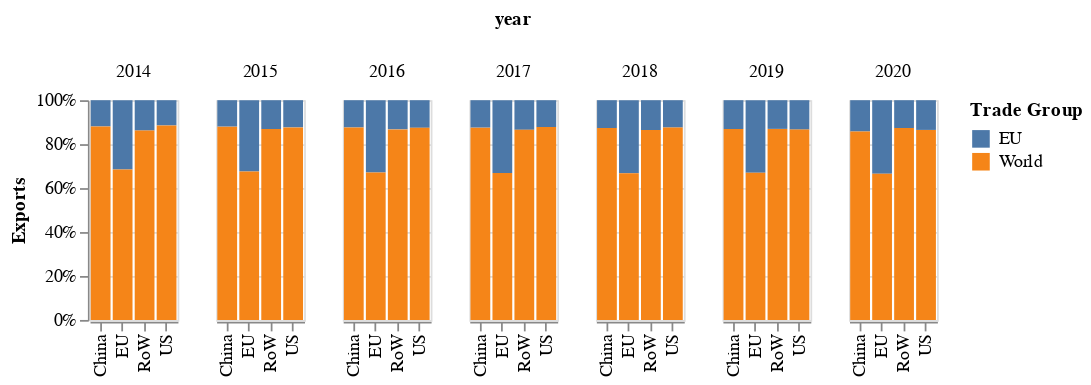

This figure's notebook cell:
### Code cell
#Attempt to show trending EU internal trade vs World
#Would like to find a better way to do this
df=my_data.get_eu_trade_data_pcts()

baseq=alt.Chart(df)

pct1=baseq.mark_bar().encode(
    alt.Column('year'),
    x=alt.X('Top20group:N',axis=alt.Axis(title='')),
    y=alt.Y('EUvsWorld Imports %:Q',axis=alt.Axis(title='Imports',labelExpr='datum.value + "%"')),
    color='Trade Group:N'
  ).properties(height=125,width=50)

pct2=baseq.mark_bar().encode(
    alt.Column('year'),
    x=alt.X('Top20group:N',axis=alt.Axis(title='')),
    y=alt.Y('EUvsWorld Exports %:Q',axis=alt.Axis(title='Exports',labelExpr='datum.value + "%"')),
    color='Trade Group:N'
  ).properties(height=125,width=50)


pct1
pct2

### Figure 1 — Vega-Lite specification as saved in the notebook (floating-point values rounded to 4 significant figures)
{"config": {"view": {"continuousWidth": 400, "continuousHeight": 300}}, "data": {"name": "data-1e518ee599e44f5e8636c7b3991a8125"}, "mark": "bar", "encoding": {"color": {"field": "Trade Group", "type": "nominal"}, "column": {"field": "year", "type": "quantitative"}, "x": {"axis": {"title": ""}, "field": "Top20group", "type": "nominal"}, "y": {"axis": {"labelExpr": "datum.value + \"%\"", "title": "Exports"}, "field": "EUvsWorld Exports %", "type": "quantitative"}}, "height": 125, "width": 50, "$schema": "https://vega.github.io/schema/vega-lite/v4.17.0.json", "datasets": {"data-1e518ee599e44f5e8636c7b3991a8125": [{"Top20group": "China", "year": 2014, "Trade Group": "EU", "Imports": 208900.0, "Exports": 323800.0, "TotalTrade": 532600.0, "NetTrade": 114900.0, "TotalTop20Imports": 1882000.0, "TotalTop20Exports": 2709000.0, "TotalTop20Trade": 4591000.0, "TotalTop20NetTrade": 826800.0, "EUvWorld_Imports_tradepct": 0.111, "EUvWorld_Exports_tradepct": 0.1195, "EUvWorld_TotalTrade_tradepct": 0.116, "EUvsWorld Imports %": 11.1, "EUvsWorld Exports %": 11.95, "EUvsWorld Total Trade %": 11.6}, {"Top20group": "China", "year": 2014, "Trade Group": "World", "Imports": 1673000.0, "Exports": 2385000.0, "TotalTrade": 4059000.0, "NetTrade": 711900.0, "TotalTop20Imports": 1882000.0, "TotalTop20Exports": 2709000.0, "TotalTop20Trade": 4591000.0, "TotalTop20NetTrade": 826800.0, "EUvWorld_Imports_tradepct": 0.889, "EUvWorld_Exports_tradepct": 0.8805, "EUvWorld_TotalTrade_tradepct": 0.884, "EUvsWorld Imports %": 88.9, "EUvsWorld Exports %": 88.05, "EUvsWorld Total Trade %": 88.4}, {"Top20group": "China", "year": 2015, "Trade Group": "EU", "Imports": 179900.0, "Exports": 311300.0, "TotalTrade": 491200.0, "NetTrade": 131400.0, "TotalTop20Imports": 1500000.0, "TotalTop20Exports": 2588000.0, "TotalTop20Trade": 4088000.0, "TotalTop20NetTrade": 1088000.0, "EUvWorld_Imports_tradepct": 0.12, "EUvWorld_Exports_tradepct": 0.1203, "EUvWorld_TotalTrade_tradepct": 0.1202, "EUvsWorld Imports %": 12.0, "EUvsWorld Exports %": 12.03, "EUvsWorld Total Trade %": 12.02}, {"Top20group": "China", "year": 2015, "Trade Group": "World", "Imports": 1320000.0, "Exports": 2277000.0, "TotalTrade": 3597000.0, "NetTrade": 956500.0, "TotalTop20Imports": 1500000.0, "TotalTop20Exports": 2588000.0, "TotalTop20Trade": 4088000.0, "TotalTop20NetTrade": 1088000.0, "EUvWorld_Imports_tradepct": 0.88, "EUvWorld_Exports_tradepct": 0.8797, "EUvWorld_TotalTrade_tradepct": 0.8798, "EUvsWorld Imports %": 88.0, "EUvsWorld Exports %": 87.97, "EUvsWorld Total Trade %": 87.98}, {"Top20group": "China", "year": 2016, "Trade Group": "EU", "Imports": 178500.0, "Exports": 313700.0, "TotalTrade": 492100.0, "NetTrade": 135200.0, "TotalTop20Imports": 1506000.0, "TotalTop20Exports": 2528000.0, "TotalTop20Trade": 4034000.0, "TotalTop20NetTrade": 1022000.0, "EUvWorld_Imports_tradepct": 0.1185, "EUvWorld_Exports_tradepct": 0.1241, "EUvWorld_TotalTrade_tradepct": 0.122, "EUvsWorld Imports %": 11.85, "EUvsWorld Exports %": 12.41, "EUvsWorld Total Trade %": 12.2}, {"Top20group": "China", "year": 2016, "Trade Group": "World", "Imports": 1328000.0, "Exports": 2214000.0, "TotalTrade": 3542000.0, "NetTrade": 886500.0, "TotalTop20Imports": 1506000.0, "TotalTop20Exports": 2528000.0, "TotalTop20Trade": 4034000.0, "TotalTop20NetTrade": 1022000.0, "EUvWorld_Imports_tradepct": 0.8815, "EUvWorld_Exports_tradepct": 0.8759, "EUvWorld_TotalTrade_tradepct": 0.878, "EUvsWorld Imports %": 88.15, "EUvsWorld Exports %": 87.59, "EUvsWorld Total Trade %": 87.8}, {"Top20group": "China", "year": 2017, "Trade Group": "EU", "Imports": 207500.0, "Exports": 347700.0, "TotalTrade": 555200.0, "NetTrade": 140200.0, "TotalTop20Imports": 1764000.0, "TotalTop20Exports": 2783000.0, "TotalTop20Trade": 4547000.0, "TotalTop20NetTrade": 1020000.0, "EUvWorld_Imports_tradepct": 0.1176, "EUvWorld_Exports_tradepct": 0.1249, "EUvWorld_TotalTrade_tradepct": 0.1221, "EUvsWorld Imports %": 11.76, "EUvsWorld Exports %": 12.49, "EUvsWorld Total Trade %": 12.21}, {"Top20group": "China", "year": 2017, "Trade Group": "World", "Imports": 1556000.0, "Exports": 2436000.0, "TotalTrade": 3992000.0, "NetTrade": 879300.0, "TotalTop20Imports": 1764000.0, "TotalTop20Exports": 2783000.0, "TotalTop20Trade": 4547000.0, "TotalTop20NetTrade": 1020000.0, "EUvWorld_Imports_tradepct": 0.8824, "EUvWorld_Exports_tradepct": 0.8751, "EUvWorld_TotalTrade_tradepct": 0.8779, "EUvsWorld Imports %": 88.24, "EUvsWorld Exports %": 87.51, "EUvsWorld Total Trade %": 87.79}, {"Top20group": "China", "year": 2018, "Trade Group": "EU", "Imports": 228200.0, "Exports": 384000.0, "TotalTrade": 612200.0, "NetTrade": 155800.0, "TotalTop20Imports": 2056000.0, "TotalTop20Exports": 3023000.0, "TotalTop20Trade": 5078000.0, "TotalTop20NetTrade": 967100.0, "EUvWorld_Imports_tradepct": 0.111, "EUvWorld_Exports_tradepct": 0.127, "EUvWorld_TotalTrade_tradepct": 0.1205, "EUvsWorld Imports %": 11.1, "EUvsWorld Exports %": 12.7, "EUvsWorld Total Trade %": 12.05}, {"Top20group": "China", "year": 2018, "Trade Group": "World", "Imports": 1827000.0, "Exports": 2639000.0, "TotalTrade": 4466000.0, "NetTrade": 811300.0, "TotalTop20Imports": 2056000.0, "TotalTop20Exports": 3023000.0, "TotalTop20Trade": 5078000.0, "TotalTop20NetTrade": 967100.0, "EUvWorld_Imports_tradepct": 0.889, "EUvWorld_Exports_tradepct": 0.873, "EUvWorld_TotalTrade_tradepct": 0.8795, "EUvsWorld Imports %": 88.9, "EUvsWorld Exports %": 87.3, "EUvsWorld Total Trade %": 87.95}, {"Top20group": "China", "year": 2019, "Trade Group": "EU", "Imports": 227600.0, "Exports": 385700.0, "TotalTrade": 613200.0, "NetTrade": 158100.0, "TotalTop20Imports": 2014000.0, "TotalTop20Exports": 2945000.0, "TotalTop20Trade": 4959000.0, "TotalTop20NetTrade": 930300.0, "EUvWorld_Imports_tradepct": 0.113, "EUvWorld_Exports_tradepct": 0.131, "EUvWorld_TotalTrade_tradepct": 0.1237, "EUvsWorld Imports %": 11.3, "EUvsWorld Exports %": 13.1, "EUvsWorld Total Trade %": 12.37}, {"Top20group": "China", "year": 2019, "Trade Group": "World", "Imports": 1787000.0, "Exports": 2559000.0, "TotalTrade": 4346000.0, "NetTrade": 772200.0, "TotalTop20Imports": 2014000.0, "TotalTop20Exports": 2945000.0, "TotalTop20Trade": 4959000.0, "TotalTop20NetTrade": 930300.0, "EUvWorld_Imports_tradepct": 0.887, "EUvWorld_Exports_tradepct": 0.869, "EUvWorld_TotalTrade_tradepct": 0.8763, "EUvsWorld Imports %": 88.7, "EUvsWorld Exports %": 86.9, "EUvsWorld Total Trade %": 87.63}, {"Top20group": "China", "year": 2020, "Trade Group": "EU", "Imports": 232500.0, "Exports": 418200.0, "TotalTrade": 650700.0, "NetTrade": 185600.0, "TotalTop20Imports": 1988000.0, "TotalTop20Exports": 2935000.0, "TotalTop20Trade": 4922000.0, "TotalTop20NetTrade": 946900.0, "EUvWorld_Imports_tradepct": 0.117, "EUvWorld_Exports_tradepct": 0.1425, "EUvWorld_TotalTrade_tradepct": 0.1322, "EUvsWorld Imports %": 11.7, "EUvsWorld Exports %": 14.25, "EUvsWorld Total Trade %": 13.22}, {"Top20group": "China", "year": 2020, "Trade Group": "World", "Imports": 1755000.0, "Exports": 2516000.0, "TotalTrade": 4271000.0, "NetTrade": 761300.0, "TotalTop20Imports": 1988000.0, "TotalTop20Exports": 2935000.0, "TotalTop20Trade": 4922000.0, "TotalTop20NetTrade": 946900.0, "EUvWorld_Imports_tradepct": 0.883, "EUvWorld_Exports_tradepct": 0.8575, "EUvWorld_TotalTrade_tradepct": 0.8678, "EUvsWorld Imports %": 88.3, "EUvsWorld Exports %": 85.75, "EUvsWorld Total Trade %": 86.78}, {"Top20group": "EU", "year": 2014, "Trade Group": "EU", "Imports": 1713000.0, "Exports": 1778000.0, "TotalTrade": 3490000.0, "NetTrade": 65290.0, "TotalTop20Imports": 5270000.0, "TotalTop20Exports": 5639000.0, "TotalTop20Trade": 10910000.0, "TotalTop20NetTrade": 369800.0, "EUvWorld_Imports_tradepct": 0.325, "EUvWorld_Exports_tradepct": 0.3153, "EUvWorld_TotalTrade_tradepct": 0.32, "EUvsWorld Imports %": 32.5, "EUvsWorld Exports %": 31.53, "EUvsWorld Total Trade %": 32.0}, {"Top20group": "EU", "year": 2014, "Trade Group": "World", "Imports": 3557000.0, "Exports": 3861000.0, "TotalTrade": 7419000.0, "NetTrade": 304500.0, "TotalTop20Imports": 5270000.0, "TotalTop20Exports": 5639000.0, "TotalTop20Trade": 10910000.0, "TotalTop20NetTrade": 369800.0, "EUvWorld_Imports_tradepct": 0.675, "EUvWorld_Exports_tradepct": 0.6847, "EUvWorld_TotalTrade_tradepct": 0.68, "EUvsWorld Imports %": 67.5, "EUvsWorld Exports %": 68.47, "EUvsWorld Total Trade %": 68.0}, {"Top20group": "EU", "year": 2015, "Trade Group": "EU", "Imports": 1500000.0, "Exports": 1529000.0, "TotalTrade": 3028000.0, "NetTrade": 29180.0, "TotalTop20Imports": 4457000.0, "TotalTop20Exports": 4713000.0, "TotalTop20Trade": 9169000.0, "TotalTop20NetTrade": 255700.0, "EUvWorld_Imports_tradepct": 0.3365, "EUvWorld_Exports_tradepct": 0.3244, "EUvWorld_TotalTrade_tradepct": 0.3303, "EUvsWorld Imports %": 33.65, "EUvsWorld Exports %": 32.44, "EUvsWorld Total Trade %": 33.03}, {"Top20group": "EU", "year": 2015, "Trade Group": "World", "Imports": 2957000.0, "Exports": 3184000.0, "TotalTrade": 6141000.0, "NetTrade": 226600.0, "TotalTop20Imports": 4457000.0, "TotalTop20Exports": 4713000.0, "TotalTop20Trade": 9169000.0, "TotalTop20NetTrade": 255700.0, "EUvWorld_Imports_tradepct": 0.6635, "EUvWorld_Exports_tradepct": 0.6756, "EUvWorld_TotalTrade_tradepct": 0.6697, "EUvsWorld Imports %": 66.35, "EUvsWorld Exports %": 67.56, "EUvsWorld Total Trade %": 66.97}, {"Top20group": "EU", "year": 2016, "Trade Group": "EU", "Imports": 1520000.0, "Exports": 1559000.0, "TotalTrade": 3078000.0, "NetTrade": 39150.0, "TotalTop20Imports": 4464000.0, "TotalTop20Exports": 4741000.0, "TotalTop20Trade": 9206000.0, "TotalTop20NetTrade": 276800.0, "EUvWorld_Imports_tradepct": 0.3404, "EUvWorld_Exports_tradepct": 0.3287, "EUvWorld_TotalTrade_tradepct": 0.3344, "EUvsWorld Imports %": 34.04, "EUvsWorld Exports %": 32.87, "EUvsWorld Total Trade %": 33.44}, {"Top20group": "EU", "year": 2016, "Trade Group": "World", "Imports": 2945000.0, "Exports": 3183000.0, "TotalTrade": 6128000.0, "NetTrade": 237700.0, "TotalTop20Imports": 4464000.0, "TotalTop20Exports": 4741000.0, "TotalTop20Trade": 9206000.0, "TotalTop20NetTrade": 276800.0, "EUvWorld_Imports_tradepct": 0.6596, "EUvWorld_Exports_tradepct": 0.6713, "EUvWorld_TotalTrade_tradepct": 0.6656, "EUvsWorld Imports %": 65.96, "EUvsWorld Exports %": 67.13, "EUvsWorld Total Trade %": 66.56}, {"Top20group": "EU", "year": 2017, "Trade Group": "EU", "Imports": 1674000.0, "Exports": 1727000.0, "TotalTrade": 3401000.0, "NetTrade": 53120.0, "TotalTop20Imports": 4949000.0, "TotalTop20Exports": 5217000.0, "TotalTop20Trade": 10170000.0, "TotalTop20NetTrade": 268600.0, "EUvWorld_Imports_tradepct": 0.3383, "EUvWorld_Exports_tradepct": 0.331, "EUvWorld_TotalTrade_tradepct": 0.3346, "EUvsWorld Imports %": 33.83, "EUvsWorld Exports %": 33.1, "EUvsWorld Total Trade %": 33.46}, {"Top20group": "EU", "year": 2017, "Trade Group": "World", "Imports": 3275000.0, "Exports": 3490000.0, "TotalTrade": 6765000.0, "NetTrade": 215500.0, "TotalTop20Imports": 4949000.0, "TotalTop20Exports": 5217000.0, "TotalTop20Trade": 10170000.0, "TotalTop20NetTrade": 268600.0, "EUvWorld_Imports_tradepct": 0.6617, "EUvWorld_Exports_tradepct": 0.669, "EUvWorld_TotalTrade_tradepct": 0.6654, "EUvsWorld Imports %": 66.17, "EUvsWorld Exports %": 66.9, "EUvsWorld Total Trade %": 66.54}, {"Top20group": "EU", "year": 2018, "Trade Group": "EU", "Imports": 1834000.0, "Exports": 1893000.0, "TotalTrade": 3727000.0, "NetTrade": 59560.0, "TotalTop20Imports": 5462000.0, "TotalTop20Exports": 5690000.0, "TotalTop20Trade": 11150000.0, "TotalTop20NetTrade": 227000.0, "EUvWorld_Imports_tradepct": 0.3357, "EUvWorld_Exports_tradepct": 0.3328, "EUvWorld_TotalTrade_tradepct": 0.3342, "EUvsWorld Imports %": 33.57, "EUvsWorld Exports %": 33.28, "EUvsWorld Total Trade %": 33.42}, {"Top20group": "EU", "year": 2018, "Trade Group": "World", "Imports": 3629000.0, "Exports": 3796000.0, "TotalTrade": 7425000.0, "NetTrade": 167500.0, "TotalTop20Imports": 5462000.0, "TotalTop20Exports": 5690000.0, "TotalTop20Trade": 11150000.0, "TotalTop20NetTrade": 227000.0, "EUvWorld_Imports_tradepct": 0.6643, "EUvWorld_Exports_tradepct": 0.6672, "EUvWorld_TotalTrade_tradepct": 0.6658, "EUvsWorld Imports %": 66.43, "EUvsWorld Exports %": 66.72, "EUvsWorld Total Trade %": 66.58}, {"Top20group": "EU", "year": 2019, "Trade Group": "EU", "Imports": 1760000.0, "Exports": 1812000.0, "TotalTrade": 3572000.0, "NetTrade": 52640.0, "TotalTop20Imports": 5261000.0, "TotalTop20Exports": 5493000.0, "TotalTop20Trade": 10750000.0, "TotalTop20NetTrade": 232700.0, "EUvWorld_Imports_tradepct": 0.3345, "EUvWorld_Exports_tradepct": 0.3299, "EUvWorld_TotalTrade_tradepct": 0.3322, "EUvsWorld Imports %": 33.45, "EUvsWorld Exports %": 32.99, "EUvsWorld Total Trade %": 33.22}, {"Top20group": "EU", "year": 2019, "Trade Group": "World", "Imports": 3501000.0, "Exports": 3681000.0, "TotalTrade": 7182000.0, "NetTrade": 180000.0, "TotalTop20Imports": 5261000.0, "TotalTop20Exports": 5493000.0, "TotalTop20Trade": 10750000.0, "TotalTop20NetTrade": 232700.0, "EUvWorld_Imports_tradepct": 0.6655, "EUvWorld_Exports_tradepct": 0.6701, "EUvWorld_TotalTrade_tradepct": 0.6678, "EUvsWorld Imports %": 66.55, "EUvsWorld Exports %": 67.01, "EUvsWorld Total Trade %": 66.78}, {"Top20group": "EU", "year": 2020, "Trade Group": "EU", "Imports": 1646000.0, "Exports": 1699000.0, "TotalTrade": 3345000.0, "NetTrade": 53490.0, "TotalTop20Imports": 4880000.0, "TotalTop20Exports": 5072000.0, "TotalTop20Trade": 9952000.0, "TotalTop20NetTrade": 192200.0, "EUvWorld_Imports_tradepct": 0.3372, "EUvWorld_Exports_tradepct": 0.335, "EUvWorld_TotalTrade_tradepct": 0.3361, "EUvsWorld Imports %": 33.72, "EUvsWorld Exports %": 33.5, "EUvsWorld Total Trade %": 33.61}, {"Top20group": "EU", "year": 2020, "Trade Group": "World", "Imports": 3234000.0, "Exports": 3373000.0, "TotalTrade": 6607000.0, "NetTrade": 138700.0, "TotalTop20Imports": 4880000.0, "TotalTop20Exports": 5072000.0, "TotalTop20Trade": 9952000.0, "TotalTop20NetTrade": 192200.0, "EUvWorld_Imports_tradepct": 0.6628, "EUvWorld_Exports_tradepct": 0.665, "EUvWorld_TotalTrade_tradepct": 0.6639, "EUvsWorld Imports %": 66.28, "EUvsWorld Exports %": 66.5, "EUvsWorld Total Trade %": 66.39}, {"Top20group": "RoW", "year": 2014, "Trade Group": "EU", "Imports": 945100.0, "Exports": 803500.0, "TotalTrade": 1749000.0, "NetTrade": -141600.0, "TotalTop20Imports": 5831000.0, "TotalTop20Exports": 5819000.0, "TotalTop20Trade": 11650000.0, "TotalTop20NetTrade": -12370.0, "EUvWorld_Imports_tradepct": 0.1621, "EUvWorld_Exports_tradepct": 0.1381, "EUvWorld_TotalTrade_tradepct": 0.1501, "EUvsWorld Imports %": 16.21, "EUvsWorld Exports %": 13.81, "EUvsWorld Total Trade %": 15.01}, {"Top20group": "RoW", "year": 2014, "Trade Group": "World", "Imports": 4886000.0, "Exports": 5016000.0, "TotalTrade": 9902000.0, "NetTrade": 129200.0, "TotalTop20Imports": 5831000.0, "TotalTop20Exports": 5819000.0, "TotalTop20Trade": 11650000.0, "TotalTop20NetTrade": -12370.0, "EUvWorld_Imports_tradepct": 0.8379, "EUvWorld_Exports_tradepct": 0.8619, "EUvWorld_TotalTrade_tradepct": 0.8499, "EUvsWorld Imports %": 83.79, "EUvsWorld Exports %": 86.19, "EUvsWorld Total Trade %": 84.99}, {"Top20group": "RoW", "year": 2015, "Trade Group": "EU", "Imports": 823600.0, "Exports": 631900.0, "TotalTrade": 1455000.0, "NetTrade": -191700.0, "TotalTop20Imports": 4939000.0, "TotalTop20Exports": 4805000.0, "TotalTop20Trade": 9743000.0, "TotalTop20NetTrade": -133600.0, "EUvWorld_Imports_tradepct": 0.1668, "EUvWorld_Exports_tradepct": 0.1315, "EUvWorld_TotalTrade_tradepct": 0.1494, "EUvsWorld Imports %": 16.68, "EUvsWorld Exports %": 13.15, "EUvsWorld Total Trade %": 14.94}, {"Top20group": "RoW", "year": 2015, "Trade Group": "World", "Imports": 4115000.0, "Exports": 4173000.0, "TotalTrade": 8288000.0, "NetTrade": 58100.0, "TotalTop20Imports": 4939000.0, "TotalTop20Exports": 4805000.0, "TotalTop20Trade": 9743000.0, "TotalTop20NetTrade": -133600.0, "EUvWorld_Imports_tradepct": 0.8332, "EUvWorld_Exports_tradepct": 0.8685, "EUvWorld_TotalTrade_tradepct": 0.8506, "EUvsWorld Imports %": 83.32, "EUvsWorld Exports %": 86.85, "EUvsWorld Total Trade %": 85.06}, {"Top20group": "RoW", "year": 2016, "Trade Group": "EU", "Imports": 796600.0, "Exports": 619500.0, "TotalTrade": 1416000.0, "NetTrade": -177100.0, "TotalTop20Imports": 4727000.0, "TotalTop20Exports": 4665000.0, "TotalTop20Trade": 9392000.0, "TotalTop20NetTrade": -61320.0, "EUvWorld_Imports_tradepct": 0.1685, "EUvWorld_Exports_tradepct": 0.1328, "EUvWorld_TotalTrade_tradepct": 0.1508, "EUvsWorld Imports %": 16.85, "EUvsWorld Exports %": 13.28, "EUvsWorld Total Trade %": 15.08}, {"Top20group": "RoW", "year": 2016, "Trade Group": "World", "Imports": 3930000.0, "Exports": 4046000.0, "TotalTrade": 7976000.0, "NetTrade": 115800.0, "TotalTop20Imports": 4727000.0, "TotalTop20Exports": 4665000.0, "TotalTop20Trade": 9392000.0, "TotalTop20NetTrade": -61320.0, "EUvWorld_Imports_tradepct": 0.8315, "EUvWorld_Exports_tradepct": 0.8672, "EUvWorld_TotalTrade_tradepct": 0.8492, "EUvsWorld Imports %": 83.15, "EUvsWorld Exports %": 86.72, "EUvsWorld Total Trade %": 84.92}, {"Top20group": "RoW", "year": 2017, "Trade Group": "EU", "Imports": 858000.0, "Exports": 708000.0, "TotalTrade": 1566000.0, "NetTrade": -149900.0, "TotalTop20Imports": 5158000.0, "TotalTop20Exports": 5257000.0, "TotalTop20Trade": 10420000.0, "TotalTop20NetTrade": 98820.0, "EUvWorld_Imports_tradepct": 0.1663, "EUvWorld_Exports_tradepct": 0.1347, "EUvWorld_TotalTrade_tradepct": 0.1504, "EUvsWorld Imports %": 16.63, "EUvsWorld Exports %": 13.47, "EUvsWorld Total Trade %": 15.04}, {"Top20group": "RoW", "year": 2017, "Trade Group": "World", "Imports": 4300000.0, "Exports": 4549000.0, "TotalTrade": 8849000.0, "NetTrade": 248800.0, "TotalTop20Imports": 5158000.0, "TotalTop20Exports": 5257000.0, "TotalTop20Trade": 10420000.0, "TotalTop20NetTrade": 98820.0, "EUvWorld_Imports_tradepct": 0.8337, "EUvWorld_Exports_tradepct": 0.8653, "EUvWorld_TotalTrade_tradepct": 0.8496, "EUvsWorld Imports %": 83.37, "EUvsWorld Exports %": 86.53, "EUvsWorld Total Trade %": 84.96}, {"Top20group": "RoW", "year": 2018, "Trade Group": "EU", "Imports": 916700.0, "Exports": 790400.0, "TotalTrade": 1707000.0, "NetTrade": -126300.0, "TotalTop20Imports": 5620000.0, "TotalTop20Exports": 5826000.0, "TotalTop20Trade": 11450000.0, "TotalTop20NetTrade": 206600.0, "EUvWorld_Imports_tradepct": 0.1631, "EUvWorld_Exports_tradepct": 0.1357, "EUvWorld_TotalTrade_tradepct": 0.1492, "EUvsWorld Imports %": 16.31, "EUvsWorld Exports %": 13.57, "EUvsWorld Total Trade %": 14.92}, {"Top20group": "RoW", "year": 2018, "Trade Group": "World", "Imports": 4703000.0, "Exports": 5036000.0, "TotalTrade": 9738000.0, "NetTrade": 332900.0, "TotalTop20Imports": 5620000.0, "TotalTop20Exports": 5826000.0, "TotalTop20Trade": 11450000.0, "TotalTop20NetTrade": 206600.0, "EUvWorld_Imports_tradepct": 0.8369, "EUvWorld_Exports_tradepct": 0.8643, "EUvWorld_TotalTrade_tradepct": 0.8508, "EUvsWorld Imports %": 83.69, "EUvsWorld Exports %": 86.43, "EUvsWorld Total Trade %": 85.08}, {"Top20group": "RoW", "year": 2019, "Trade Group": "EU", "Imports": 891500.0, "Exports": 726500.0, "TotalTrade": 1618000.0, "NetTrade": -165000.0, "TotalTop20Imports": 5476000.0, "TotalTop20Exports": 5569000.0, "TotalTop20Trade": 11050000.0, "TotalTop20NetTrade": 93090.0, "EUvWorld_Imports_tradepct": 0.1628, "EUvWorld_Exports_tradepct": 0.1305, "EUvWorld_TotalTrade_tradepct": 0.1465, "EUvsWorld Imports %": 16.28, "EUvsWorld Exports %": 13.05, "EUvsWorld Total Trade %": 14.65}, {"Top20group": "RoW", "year": 2019, "Trade Group": "World", "Imports": 4584000.0, "Exports": 4843000.0, "TotalTrade": 9427000.0, "NetTrade": 258100.0, "TotalTop20Imports": 5476000.0, "TotalTop20Exports": 5569000.0, "TotalTop20Trade": 11050000.0, "TotalTop20NetTrade": 93090.0, "EUvWorld_Imports_tradepct": 0.8372, "EUvWorld_Exports_tradepct": 0.8695, "EUvWorld_TotalTrade_tradepct": 0.8535, "EUvsWorld Imports %": 83.72, "EUvsWorld Exports %": 86.95, "EUvsWorld Total Trade %": 85.35}, {"Top20group": "RoW", "year": 2020, "Trade Group": "EU", "Imports": 794600.0, "Exports": 618400.0, "TotalTrade": 1413000.0, "NetTrade": -176200.0, "TotalTop20Imports": 4874000.0, "TotalTop20Exports": 4892000.0, "TotalTop20Trade": 9766000.0, "TotalTop20NetTrade": 18010.0, "EUvWorld_Imports_tradepct": 0.163, "EUvWorld_Exports_tradepct": 0.1264, "EUvWorld_TotalTrade_tradepct": 0.1447, "EUvsWorld Imports %": 16.3, "EUvsWorld Exports %": 12.64, "EUvsWorld Total Trade %": 14.47}, {"Top20group": "RoW", "year": 2020, "Trade Group": "World", "Imports": 4080000.0, "Exports": 4274000.0, "TotalTrade": 8353000.0, "NetTrade": 194200.0, "TotalTop20Imports": 4874000.0, "TotalTop20Exports": 4892000.0, "TotalTop20Trade": 9766000.0, "TotalTop20NetTrade": 18010.0, "EUvWorld_Imports_tradepct": 0.837, "EUvWorld_Exports_tradepct": 0.8736, "EUvWorld_TotalTrade_tradepct": 0.8553, "EUvsWorld Imports %": 83.7, "EUvsWorld Exports %": 87.36, "EUvsWorld Total Trade %": 85.53}, {"Top20group": "US", "year": 2014, "Trade Group": "EU", "Imports": 321600.0, "Exports": 207300.0, "TotalTrade": 528900.0, "NetTrade": -114200.0, "TotalTop20Imports": 2718000.0, "TotalTop20Exports": 1805000.0, "TotalTop20Trade": 4523000.0, "TotalTop20NetTrade": -913600.0, "EUvWorld_Imports_tradepct": 0.1183, "EUvWorld_Exports_tradepct": 0.1149, "EUvWorld_TotalTrade_tradepct": 0.1169, "EUvsWorld Imports %": 11.83, "EUvsWorld Exports %": 11.49, "EUvsWorld Total Trade %": 11.69}, {"Top20group": "US", "year": 2014, "Trade Group": "World", "Imports": 2397000.0, "Exports": 1597000.0, "TotalTrade": 3994000.0, "NetTrade": -799400.0, "TotalTop20Imports": 2718000.0, "TotalTop20Exports": 1805000.0, "TotalTop20Trade": 4523000.0, "TotalTop20NetTrade": -913600.0, "EUvWorld_Imports_tradepct": 0.8817, "EUvWorld_Exports_tradepct": 0.8851, "EUvWorld_TotalTrade_tradepct": 0.8831, "EUvsWorld Imports %": 88.17, "EUvsWorld Exports %": 88.51, "EUvsWorld Total Trade %": 88.31}, {"Top20group": "US", "year": 2015, "Trade Group": "EU", "Imports": 320500.0, "Exports": 202700.0, "TotalTrade": 523200.0, "NetTrade": -117800.0, "TotalTop20Imports": 2564000.0, "TotalTop20Exports": 1636000.0, "TotalTop20Trade": 4200000.0, "TotalTop20NetTrade": -928000.0, "EUvWorld_Imports_tradepct": 0.125, "EUvWorld_Exports_tradepct": 0.1239, "EUvWorld_TotalTrade_tradepct": 0.1246, "EUvsWorld Imports %": 12.5, "EUvsWorld Exports %": 12.39, "EUvsWorld Total Trade %": 12.46}, {"Top20group": "US", "year": 2015, "Trade Group": "World", "Imports": 2243000.0, "Exports": 1433000.0, "TotalTrade": 3677000.0, "NetTrade": -810200.0, "TotalTop20Imports": 2564000.0, "TotalTop20Exports": 1636000.0, "TotalTop20Trade": 4200000.0, "TotalTop20NetTrade": -928000.0, "EUvWorld_Imports_tradepct": 0.875, "EUvWorld_Exports_tradepct": 0.8761, "EUvWorld_TotalTrade_tradepct": 0.8754, "EUvsWorld Imports %": 87.5, "EUvsWorld Exports %": 87.61, "EUvsWorld Total Trade %": 87.54}, {"Top20group": "US", "year": 2016, "Trade Group": "EU", "Imports": 306700.0, "Exports": 197400.0, "TotalTrade": 504100.0, "NetTrade": -109300.0, "TotalTop20Imports": 2508000.0, "TotalTop20Exports": 1571000.0, "TotalTop20Trade": 4079000.0, "TotalTop20NetTrade": -936900.0, "EUvWorld_Imports_tradepct": 0.1223, "EUvWorld_Exports_tradepct": 0.1256, "EUvWorld_TotalTrade_tradepct": 0.1236, "EUvsWorld Imports %": 12.23, "EUvsWorld Exports %": 12.56, "EUvsWorld Total Trade %": 12.36}, {"Top20group": "US", "year": 2016, "Trade Group": "World", "Imports": 2201000.0, "Exports": 1374000.0, "TotalTrade": 3575000.0, "NetTrade": -827600.0, "TotalTop20Imports": 2508000.0, "TotalTop20Exports": 1571000.0, "TotalTop20Trade": 4079000.0, "TotalTop20NetTrade": -936900.0, "EUvWorld_Imports_tradepct": 0.8777, "EUvWorld_Exports_tradepct": 0.8744, "EUvWorld_TotalTrade_tradepct": 0.8764, "EUvsWorld Imports %": 87.77, "EUvsWorld Exports %": 87.44, "EUvsWorld Total Trade %": 87.64}, {"Top20group": "US", "year": 2017, "Trade Group": "EU", "Imports": 323200.0, "Exports": 206300.0, "TotalTrade": 529600.0, "NetTrade": -116900.0, "TotalTop20Imports": 2677000.0, "TotalTop20Exports": 1688000.0, "TotalTop20Trade": 4365000.0, "TotalTop20NetTrade": -989600.0, "EUvWorld_Imports_tradepct": 0.1207, "EUvWorld_Exports_tradepct": 0.1223, "EUvWorld_TotalTrade_tradepct": 0.1213, "EUvsWorld Imports %": 12.07, "EUvsWorld Exports %": 12.23, "EUvsWorld Total Trade %": 12.13}, {"Top20group": "US", "year": 2017, "Trade Group": "World", "Imports": 2354000.0, "Exports": 1481000.0, "TotalTrade": 3835000.0, "NetTrade": -872700.0, "TotalTop20Imports": 2677000.0, "TotalTop20Exports": 1688000.0, "TotalTop20Trade": 4365000.0, "TotalTop20NetTrade": -989600.0, "EUvWorld_Imports_tradepct": 0.8793, "EUvWorld_Exports_tradepct": 0.8777, "EUvWorld_TotalTrade_tradepct": 0.8787, "EUvsWorld Imports %": 87.93, "EUvsWorld Exports %": 87.77, "EUvsWorld Total Trade %": 87.87}, {"Top20group": "US", "year": 2018, "Trade Group": "EU", "Imports": 357400.0, "Exports": 228900.0, "TotalTrade": 586200.0, "NetTrade": -128500.0, "TotalTop20Imports": 2919000.0, "TotalTop20Exports": 1840000.0, "TotalTop20Trade": 4759000.0, "TotalTop20NetTrade": -1079000.0, "EUvWorld_Imports_tradepct": 0.1224, "EUvWorld_Exports_tradepct": 0.1244, "EUvWorld_TotalTrade_tradepct": 0.1232, "EUvsWorld Imports %": 12.24, "EUvsWorld Exports %": 12.44, "EUvsWorld Total Trade %": 12.32}, {"Top20group": "US", "year": 2018, "Trade Group": "World", "Imports": 2562000.0, "Exports": 1612000.0, "TotalTrade": 4173000.0, "NetTrade": -950100.0, "TotalTop20Imports": 2919000.0, "TotalTop20Exports": 1840000.0, "TotalTop20Trade": 4759000.0, "TotalTop20NetTrade": -1079000.0, "EUvWorld_Imports_tradepct": 0.8776, "EUvWorld_Exports_tradepct": 0.8756, "EUvWorld_TotalTrade_tradepct": 0.8768, "EUvsWorld Imports %": 87.76, "EUvsWorld Exports %": 87.56, "EUvsWorld Total Trade %": 87.68}, {"Top20group": "US", "year": 2019, "Trade Group": "EU", "Imports": 376800.0, "Exports": 242700.0, "TotalTrade": 619500.0, "NetTrade": -134100.0, "TotalTop20Imports": 2891000.0, "TotalTop20Exports": 1813000.0, "TotalTop20Trade": 4705000.0, "TotalTop20NetTrade": -1078000.0, "EUvWorld_Imports_tradepct": 0.1303, "EUvWorld_Exports_tradepct": 0.1338, "EUvWorld_TotalTrade_tradepct": 0.1317, "EUvsWorld Imports %": 13.03, "EUvsWorld Exports %": 13.38, "EUvsWorld Total Trade %": 13.17}, {"Top20group": "US", "year": 2019, "Trade Group": "World", "Imports": 2514000.0, "Exports": 1571000.0, "TotalTrade": 4085000.0, "NetTrade": -943600.0, "TotalTop20Imports": 2891000.0, "TotalTop20Exports": 1813000.0, "TotalTop20Trade": 4705000.0, "TotalTop20NetTrade": -1078000.0, "EUvWorld_Imports_tradepct": 0.8697, "EUvWorld_Exports_tradepct": 0.8662, "EUvWorld_TotalTrade_tradepct": 0.8683, "EUvsWorld Imports %": 86.97, "EUvsWorld Exports %": 86.62, "EUvsWorld Total Trade %": 86.83}, {"Top20group": "US", "year": 2020, "Trade Group": "EU", "Imports": 337200.0, "Exports": 213800.0, "TotalTrade": 551000.0, "NetTrade": -123400.0, "TotalTop20Imports": 2688000.0, "TotalTop20Exports": 1581000.0, "TotalTop20Trade": 4270000.0, "TotalTop20NetTrade": -1107000.0, "EUvWorld_Imports_tradepct": 0.1254, "EUvWorld_Exports_tradepct": 0.1352, "EUvWorld_TotalTrade_tradepct": 0.129, "EUvsWorld Imports %": 12.54, "EUvsWorld Exports %": 13.52, "EUvsWorld Total Trade %": 12.9}, {"Top20group": "US", "year": 2020, "Trade Group": "World", "Imports": 2351000.0, "Exports": 1368000.0, "TotalTrade": 3719000.0, "NetTrade": -983500.0, "TotalTop20Imports": 2688000.0, "TotalTop20Exports": 1581000.0, "TotalTop20Trade": 4270000.0, "TotalTop20NetTrade": -1107000.0, "EUvWorld_Imports_tradepct": 0.8746, "EUvWorld_Exports_tradepct": 0.8648, "EUvWorld_TotalTrade_tradepct": 0.871, "EUvsWorld Imports %": 87.46, "EUvsWorld Exports %": 86.48, "EUvsWorld Total Trade %": 87.1}]}}
